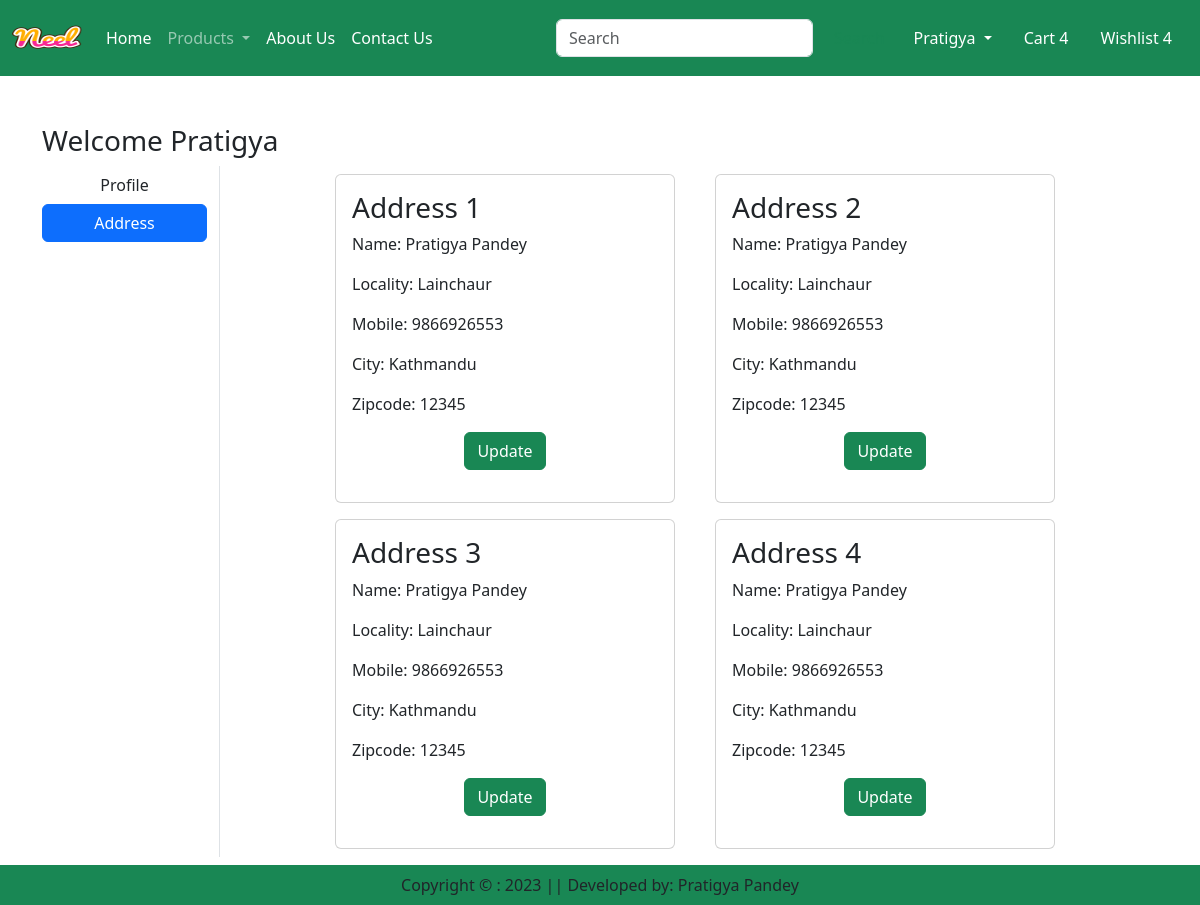
The page /address/ (signed in) on the database its author committed.
### app/models.py (models this page shows, shortened)
class Customer(models.Model):
    user = models.ForeignKey(User, on_delete=models.CASCADE)
    name = models.CharField(max_length=200)
    locality = models.CharField(max_length=200)
    city = models.CharField(max_length=50)
    mobile = models.IntegerField(default=0)
    zipcode = models.IntegerField()

### app/views.py (the view)
# urls.py: path("address/", views.address, name='address'),
def address(request):
    add = Customer.objects.filter(user=request.user)
    return render(request, 'app/address.html', locals())

### app/templates/app/address.html (shortened to what this page needs)
{% extends 'app/base.html' %}
{% load static %}
{% block main-content %}
    <div class="container my-5">
        <div class="row">
            <h3>Welcome <span class="text-capitalize">{{request.user}}</span></h3>
            <div class="col-sm-2 border-end">
                <ul class="list-unstyled">
                    <li class="d-grid"><a href="{% url 'profile' %}" class="btn">Profile</a></li>
                    <li class="d-grid"><a href="{% url 'address' %}" class="btn  btn-primary">Address</a></li>
                </ul>
            </div>
            <div class="col-sm-8 offset-sm-1">
                <div class="row">
                    {% for ad in add %}
                        <div class="col-sm-6">
                            <div class="card m-2">
                                <div class="card-body">
                                    <h3>Address {{forloop.counter}}</h3>
                                    <p>Name: {{ad.name}}</p>
                                    <p>Locality: {{ad.locality}}</p>
                                    <p>Mobile: {{ad.mobile}}</p>
                                    <p>City: {{ad.city}}</p>
                                    <p>Zipcode: {{ad.zipcode}}</p>
                                    <p class="text-center"><a href="{% url 'updateAddress' pk=ad.id %}" type="button" class="btn btn-success">Update</a></p>
                                </div>
                            </div>
                        </div>
                    {% endfor %}
                </div>
            </div>
        </div>
    </div>
{% endblock main-content %}

### rows shown on the page
Customer: name "Pratigya Pandey", locality "Lainchaur", mobile "9866926553", city "Kathmandu", zipcode "12345"
Customer: name "Pratigya Pandey", locality "Lainchaur", mobile "9866926553", city "Kathmandu", zipcode "12345"
Customer: name "Pratigya Pandey", locality "Lainchaur", mobile "9866926553", city "Kathmandu", zipcode "12345"
Customer: name "Pratigya Pandey", locality "Lainchaur", mobile "9866926553", city "Kathmandu", zipcode "12345"

### other values the page prints
{{ request.user }} "Pratigya"
